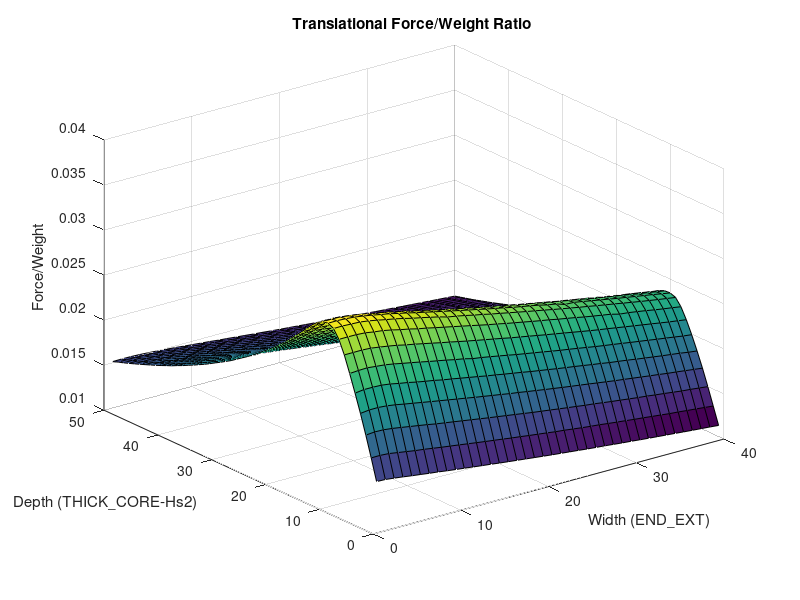
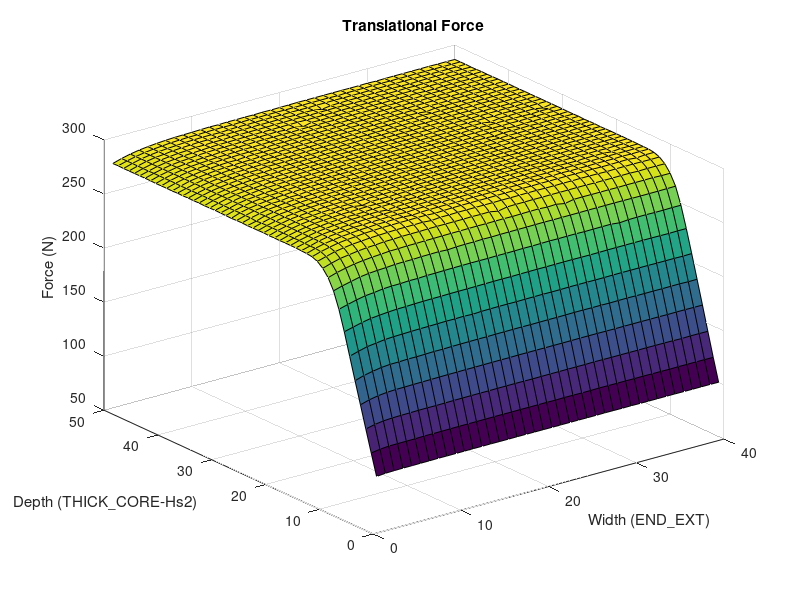
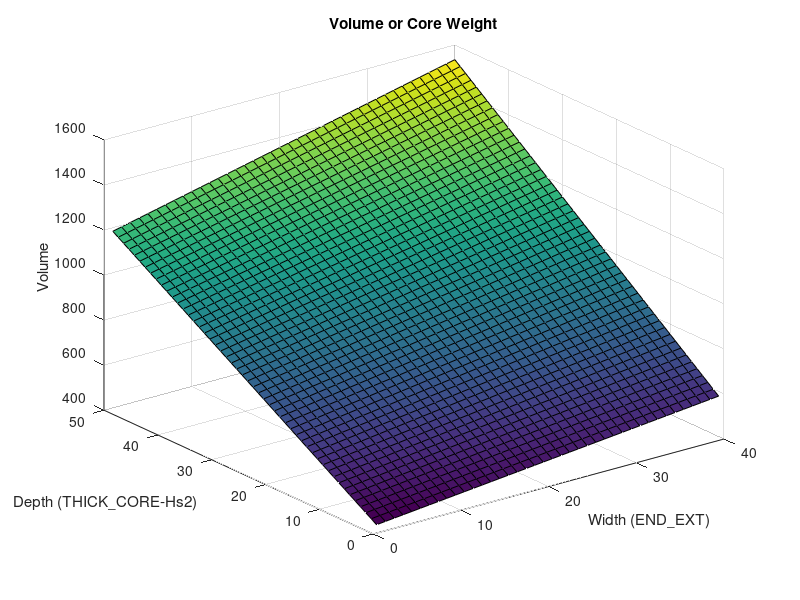
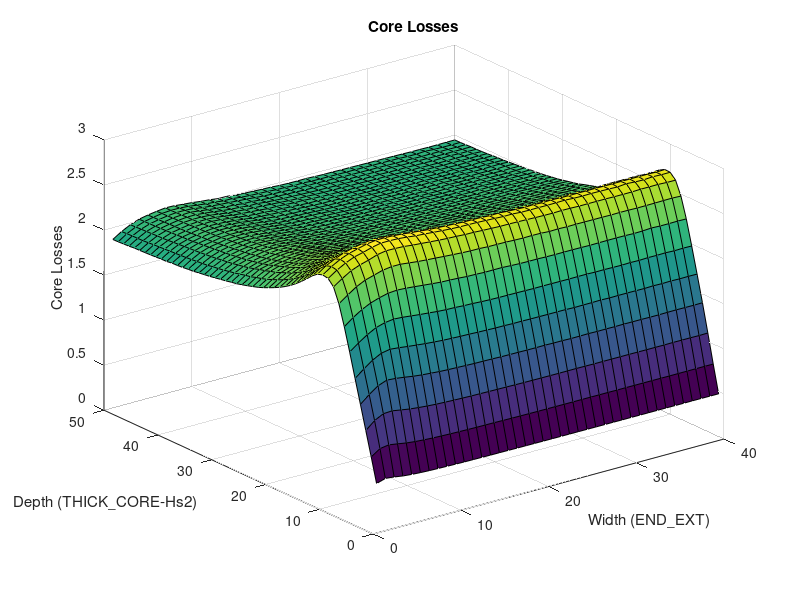

Here is the MATLAB script that generated these plots, in order:
load('final_results.mat');

figure(1);
surf(outputResultX);
title("Translational Force/Weight Ratio ");
xlabel('Width (END\_EXT)');
ylabel('Depth (THICK\_CORE-Hs2)');
zlabel('Force/Weight');

figure(2);
surf(outputLForcex);
title("Translational Force");
xlabel('Width (END\_EXT)');
ylabel('Depth (THICK\_CORE-Hs2)');
zlabel('Force (N)');

figure(7);
surf(outputLForcey);
title("Lateral Force");
xlabel('Width (END\_EXT)');
ylabel('Depth (THICK\_CORE-Hs2)');
zlabel('Force (N)');

figure(3);
surf(inputVolume);
title("Volume or Core Weight");
xlabel('Width (END\_EXT)');
ylabel('Depth (THICK\_CORE-Hs2)');
zlabel('Volume');

figure(4);
surf(outputHLosses);
title("Core Losses");
xlabel('Width (END\_EXT)');
ylabel('Depth (THICK\_CORE-Hs2)');
zlabel('Core Losses');

figure(5);
surf(outputHLosses./inputVolume);
title("Core Losses/Core Volume");
xlabel('Width (END\_EXT)');
ylabel('Depth (THICK\_CORE-Hs2)');
zlabel('Core Losses/Core Volume');
